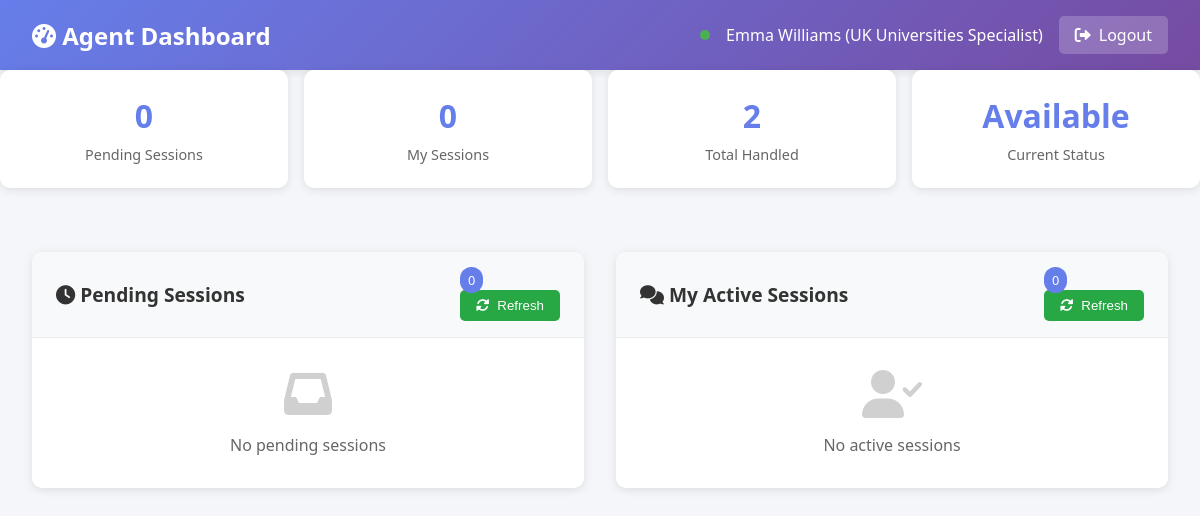
Page /agent/dashboard (signed in) on the earlier database version.
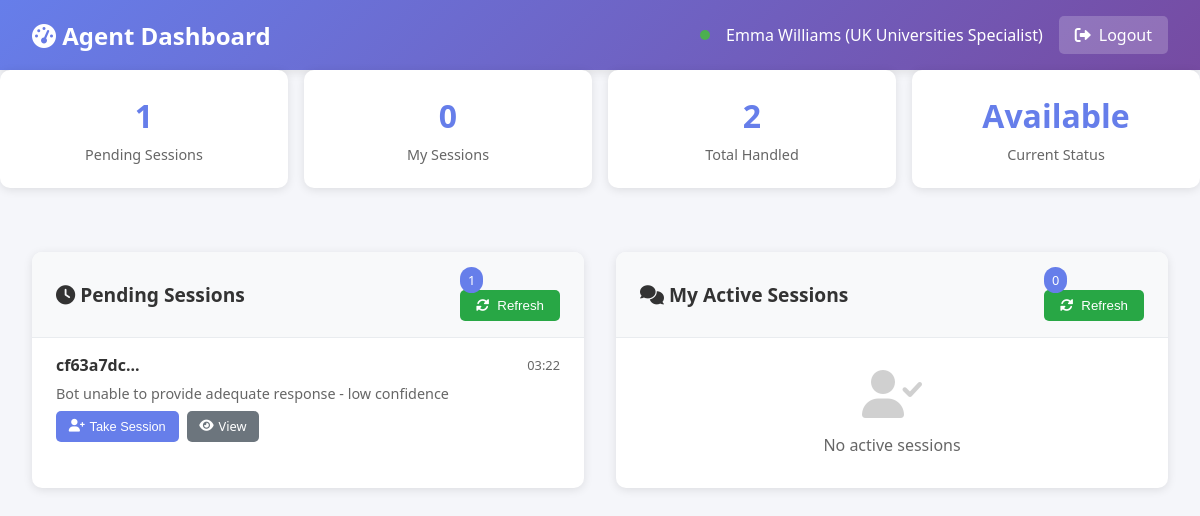
Same page on the later database version.
### human_handoff/models.py (models this page shows, shortened)
class Agent(db.Model):
    __tablename__ = 'agents'
    id = db.Column(db.Integer, primary_key=True)
    agent_id = db.Column(db.String(50), unique=True, nullable=False)
    name = db.Column(db.String(100), nullable=False)
    email = db.Column(db.String(120), unique=True, nullable=False)
    phone = db.Column(db.String(20))
    specialization = db.Column(db.String(100))
    password_hash = db.Column(db.String(255), nullable=True)
    password_set = db.Column(db.Boolean, default=False)  # True if agent has set their password
    status = db.Column(db.String(20), default='available')  # available, busy, offline
    max_concurrent_sessions = db.Column(db.Integer, default=5)
    current_sessions = db.Column(db.Integer, default=0)
    created_at = db.Column(db.DateTime, default=datetime.utcnow)
    last_active = db.Column(db.DateTime, default=datetime.utcnow)
    total_sessions_handled = db.Column(db.Integer, default=0)
    average_response_time = db.Column(db.Integer, default=0)  # in seconds
    is_active = db.Column(db.Boolean, default=True)
    agent_sessions = db.relationship('AgentSession', backref='agent', lazy=True)

class ChatSession(db.Model):
    __tablename__ = 'chat_sessions'
    id = db.Column(db.Integer, primary_key=True)
    session_id = db.Column(db.String(100), unique=True, nullable=False, default=lambda: str(uuid.uuid4()))
    user_id = db.Column(db.String(100))  # Keep for backward compatibility with guest sessions
    student_id = db.Column(db.Integer, db.ForeignKey('students.id'), nullable=True)  # New FK for authenticated users
    created_at = db.Column(db.DateTime, default=datetime.utcnow)
    updated_at = db.Column(db.DateTime, default=datetime.utcnow, onupdate=datetime.utcnow)
    status = db.Column(db.String(20), default='active')  # active, closed, escalated
    requires_human = db.Column(db.Boolean, default=False)
    assigned_agent_id = db.Column(db.Integer, db.ForeignKey('agents.id'))
    escalation_reason = db.Column(db.Text)
    escalated_at = db.Column(db.DateTime)
    resolved_at = db.Column(db.DateTime)
    user_satisfaction_rating = db.Column(db.Integer)
    notes = db.Column(db.Text)
    messages = db.relationship('Message', backref='session', lazy=True, cascade='all, delete-orphan')
    assigned_agent = db.relationship('Agent', backref='assigned_sessions')
    analytics = db.relationship('SessionAnalytics', backref='session', uselist=False, cascade='all, delete-orphan')

### human_handoff/agent_routes.py (the view)
@agent_bp.route('/dashboard')
def dashboard():
    if 'agent_id' not in session:
        return redirect(url_for('agent.agent_login'))
    agent_id = session['agent_id']
    agent = Agent.query.filter_by(agent_id=agent_id).first()
    if not agent:
        return redirect(url_for('agent.agent_login'))
    agent.last_active = datetime.utcnow()
    agent.status = 'available' if agent.current_sessions < agent.max_concurrent_sessions else 'busy'
    db.session.commit()
    pending_sessions = ChatSession.query.filter_by(
        requires_human=True,
        status='escalated',
        assigned_agent_id=None
    ).order_by(ChatSession.escalated_at.desc()).all()
    assigned_sessions = ChatSession.query.filter_by(
        assigned_agent_id=agent.id,
        status='escalated'
    ).order_by(ChatSession.updated_at.desc()).all()
    return render_template('agent/dashboard.html',
                         agent=agent,
                         pending_sessions=pending_sessions,
                         assigned_sessions=assigned_sessions)

### templates/agent/dashboard.html (shortened to what this page needs)
<!DOCTYPE html>
<html lang="en">
<head>
    <link href="https://cdnjs.cloudflare.com/ajax/libs/font-awesome/6.0.0/css/all.min.css" rel="stylesheet">
</head>
<body>
    <div class="header">
        <h1><i class="fas fa-tachometer-alt"></i> Agent Dashboard</h1>
        <div class="agent-info">
            <div class="status-indicator"></div>
            <span>{{ agent.name }} ({{ agent.specialization }})</span>
            <a href="/agent/logout" class="logout-btn">
                <i class="fas fa-sign-out-alt"></i> Logout
            </a>
        </div>
    </div>
    <div class="stats-grid">
        <div class="stat-card">
            <div class="stat-value" id="pending-count">{{ pending_sessions|length }}</div>
            <div class="stat-label">Pending Sessions</div>
        </div>
        <div class="stat-card">
            <div class="stat-value" id="assigned-count">{{ assigned_sessions|length }}</div>
            <div class="stat-label">My Sessions</div>
        </div>
        <div class="stat-card">
            <div class="stat-value">{{ agent.total_sessions_handled }}</div>
            <div class="stat-label">Total Handled</div>
        </div>
        <div class="stat-card">
            <div class="stat-value">{{ agent.status|title }}</div>
            <div class="stat-label">Current Status</div>
        </div>
    </div>
    <div class="dashboard-container">
        <div class="section">
            <div class="section-header">
                <h2><i class="fas fa-clock"></i> Pending Sessions</h2>
                <div>
                    <span class="badge" id="pending-badge">{{ pending_sessions|length }}</span>
                    <button class="refresh-btn" onclick="refreshPendingSessions()">
                        <i class="fas fa-sync-alt"></i> Refresh
                    </button>
                </div>
            </div>
            <div class="session-list" id="pending-sessions">
                {% if pending_sessions %}
                    {% for session in pending_sessions %}
                    <div class="session-item" data-session-id="{{ session.session_id }}">
                        <div class="session-header">
                            <span class="session-id">{{ session.session_id[:8] }}...</span>
                            <span class="session-time">{{ session.escalated_at.strftime('%H:%M') if session.escalated_at else 'N/A' }}</span>
                        </div>
                        <div class="session-reason">{{ session.escalation_reason or 'Bot unable to help' }}</div>
                        <div class="session-actions">
                            <button class="btn btn-primary" onclick="assignSession('{{ session.session_id }}')">
                                <i class="fas fa-user-plus"></i> Take Session
                            </button>
                            <a href="/agent/session/{{ session.session_id }}" class="btn btn-secondary">
                                <i class="fas fa-eye"></i> View
                            </a>
                        </div>
                    </div>
                    {% endfor %}
                {% else %}
                    <div class="empty-state">
                        <i class="fas fa-inbox"></i>
                        <p>No pending sessions</p>
                    </div>
                {% endif %}
            </div>
        </div>
        <div class="section">
            <div class="section-header">
                <h2><i class="fas fa-comments"></i> My Active Sessions</h2>
                <div>
                    <span class="badge" id="assigned-badge">{{ assigned_sessions|length }}</span>
                    <button class="refresh-btn" onclick="refreshMySessions()">
                        <i class="fas fa-sync-alt"></i> Refresh
                    </button>
                </div>
            </div>
            <div class="session-list" id="my-sessions">
                {% if assigned_sessions %}
                    {% for session in assigned_sessions %}
                    <div class="session-item" data-session-id="{{ session.session_id }}">
                        <div class="session-header">
                            <span class="session-id">{{ session.session_id[:8] }}...</span>
                            <span class="session-time">{{ session.updated_at.strftime('%H:%M') if session.updated_at else 'N/A' }}</span>
                        </div>
                        <div class="session-reason">{{ session.escalation_reason or 'Assigned to you' }}</div>
                        <div class="session-actions">
                            <a href="/agent/session/{{ session.session_id }}" class="btn btn-primary">
                                <i class="fas fa-comments"></i> Chat
                            </a>
                            <button class="btn btn-success" onclick="completeSession('{{ session.session_id }}')">
                                <i class="fas fa-check"></i> Complete
                            </button>
                        </div>
                    </div>
                    {% endfor %}
                {% else %}
                    <div class="empty-state">
                        <i class="fas fa-user-check"></i>
                        <p>No active sessions</p>
                    </div>
                {% endif %}
            </div>
        </div>
    </div>
</body>
</html>

### templates/agent/dashboard.html (style rules this page uses)
* { margin: 0; padding: 0; box-sizing: border-box; }
body { font-family: 'Segoe UI', Tahoma, Geneva, Verdana, sans-serif; background: #f5f6fa; color: #333; }
.header { background: linear-gradient(135deg, #667eea 0%, #764ba2 100%); color: white; padding: 1rem 2rem; display: flex; justify-content: space-between; align-items: center; box-shadow: 0 2px 10px rgba(0,0,0,0.1); }
.header h1 { font-size: 1.5rem; }
.agent-info { display: flex; align-items: center; gap: 1rem; }
.status-indicator { width: 10px; height: 10px; border-radius: 50%; background: #4CAF50; }
.logout-btn { background: rgba(255,255,255,0.2); color: white; border: none; padding: 0.5rem 1rem; border-radius: 5px; cursor: pointer; text-decoration: none; display: inline-flex; align-items: center; gap: 0.5rem; }
.dashboard-container { display: grid; grid-template-columns: 1fr 1fr; gap: 2rem; padding: 2rem; max-width: 1400px; margin: 0 auto; }
.section { background: white; border-radius: 10px; box-shadow: 0 2px 10px rgba(0,0,0,0.1); overflow: hidden; }
.section-header { background: #f8f9fa; padding: 1rem 1.5rem; border-bottom: 1px solid #e9ecef; display: flex; justify-content: space-between; align-items: center; }
.section-header h2 { font-size: 1.2rem; color: #333; }
.badge { background: #667eea; color: white; padding: 0.25rem 0.5rem; border-radius: 12px; font-size: 0.8rem; font-weight: 500; }
.session-list { max-height: 400px; overflow-y: auto; }
.session-item { padding: 1rem 1.5rem; border-bottom: 1px solid #f0f0f0; cursor: pointer; transition: background-color 0.2s ease; }
.session-item:last-child { border-bottom: none; }
.session-header { display: flex; justify-content: space-between; align-items: center; margin-bottom: 0.5rem; }
.session-id { font-weight: 600; color: #333; }
.session-time { font-size: 0.8rem; color: #666; }
.session-reason { font-size: 0.9rem; color: #666; margin-bottom: 0.5rem; }
.session-actions { display: flex; gap: 0.5rem; }
.btn { padding: 0.4rem 0.8rem; border: none; border-radius: 5px; cursor: pointer; font-size: 0.8rem; text-decoration: none; display: inline-flex; align-items: center; gap: 0.3rem; transition: all 0.2s ease; }
.btn-primary { background: #667eea; color: white; }
.btn-secondary { background: #6c757d; color: white; }
.empty-state { padding: 2rem; text-align: center; color: #666; }
.empty-state i { font-size: 3rem; margin-bottom: 1rem; opacity: 0.3; }
.stats-grid { display: grid; grid-template-columns: repeat(auto-fit, minmax(200px, 1fr)); gap: 1rem; margin-bottom: 2rem; }
.stat-card { background: white; padding: 1.5rem; border-radius: 10px; box-shadow: 0 2px 10px rgba(0,0,0,0.1); text-align: center; }
.stat-value { font-size: 2rem; font-weight: bold; color: #667eea; margin-bottom: 0.5rem; }
.stat-label { color: #666; font-size: 0.9rem; }
.refresh-btn { background: #28a745; color: white; border: none; padding: 0.5rem 1rem; border-radius: 5px; cursor: pointer; display: flex; align-items: center; gap: 0.5rem; }

Differences in the rows shown:
added ChatSession: session_id "cf63a7dc", escalated_at "03:22", escalation_reason "Bot unable to provide adequate response - low confidence"
Other differences:
{{ pending_sessions|length }}: "0" → "1"
text no longer shown: "No pending sessions"
